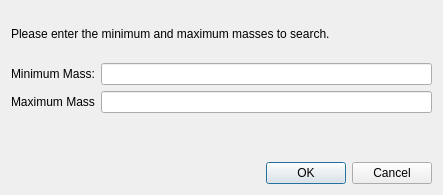
<?xml version="1.0" encoding="UTF-8"?>
<ui version="4.0">
 <class>MassRangeDialog</class>
 <widget class="QDialog" name="MassRangeDialog">
  <property name="geometry">
   <rect>
    <x>0</x>
    <y>0</y>
    <width>443</width>
    <height>195</height>
   </rect>
  </property>
  <property name="windowTitle">
   <string>Peak Investigator Mass Ranges to use</string>
  </property>
  <layout class="QVBoxLayout" name="verticalLayout" stretch="1,2,1">
   <item>
    <widget class="QLabel" name="label">
     <property name="text">
      <string>Please enter the minimum and maximum masses to search.</string>
     </property>
     <property name="wordWrap">
      <bool>true</bool>
     </property>
    </widget>
   </item>
   <item>
    <layout class="QFormLayout" name="formLayout">
     <property name="sizeConstraint">
      <enum>QLayout::SetNoConstraint</enum>
     </property>
     <item row="0" column="0">
      <widget class="QLabel" name="label_2">
       <property name="text">
        <string>Minimum Mass:</string>
       </property>
      </widget>
     </item>
     <item row="1" column="0">
      <widget class="QLabel" name="label_3">
       <property name="text">
        <string>Maximum Mass</string>
       </property>
      </widget>
     </item>
     <item row="0" column="1">
      <widget class="QLineEdit" name="minMass"/>
     </item>
     <item row="1" column="1">
      <widget class="QLineEdit" name="maxMass"/>
     </item>
    </layout>
   </item>
   <item>
    <widget class="QDialogButtonBox" name="buttonBox">
     <property name="orientation">
      <enum>Qt::Horizontal</enum>
     </property>
     <property name="standardButtons">
      <set>QDialogButtonBox::Cancel|QDialogButtonBox::Ok</set>
     </property>
    </widget>
   </item>
  </layout>
 </widget>
 <resources/>
 <connections>
  <connection>
   <sender>buttonBox</sender>
   <signal>accepted()</signal>
   <receiver>MassRangeDialog</receiver>
   <slot>accept()</slot>
   <hints>
    <hint type="sourcelabel">
     <x>248</x>
     <y>254</y>
    </hint>
    <hint type="destinationlabel">
     <x>157</x>
     <y>274</y>
    </hint>
   </hints>
  </connection>
  <connection>
   <sender>buttonBox</sender>
   <signal>rejected()</signal>
   <receiver>MassRangeDialog</receiver>
   <slot>reject()</slot>
   <hints>
    <hint type="sourcelabel">
     <x>316</x>
     <y>260</y>
    </hint>
    <hint type="destinationlabel">
     <x>286</x>
     <y>274</y>
    </hint>
   </hints>
  </connection>
 </connections>
</ui>
